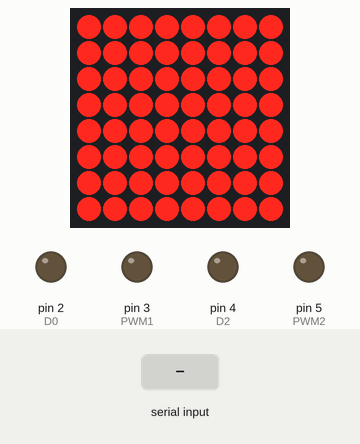
This sketch was run on a simulated Arduino Nano, built with avr-gcc and run on an emulated ATmega328P. Parts: 8×8 LED matrix, output pins drawn as LEDs (lit = HIGH). Inputs (shaded band) come from the test bench. What the sketch prints to the serial monitor is not drawn.

Above: at 0.1 s.
At 2.2 s:
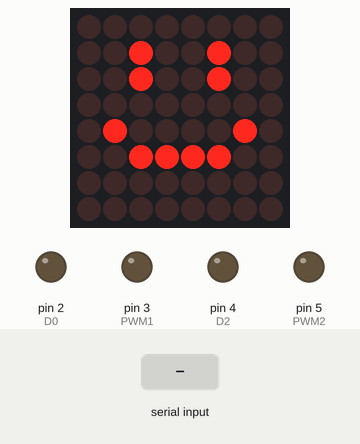
2.3 s: "1,90,45#" received over Serial
Timing chart, 0 to 5.3 s (numbered marks = the images above; inputs shaded):
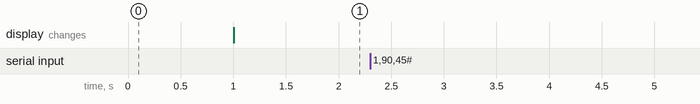

Measured:
- after the input at 2.3 s, every drawn part: stays the same

The sketch:

ControlBTH.ino
```cpp
//----------------------------------
//------------LIBRERIAS-------------ARDUINO NANO TUZOBOT SOCCER
//----------------------------------
#include <MD_MAX72xx.h>
#include <SPI.h>
//----------------------------------
//--------------DEFINE-------------
//----------------------------------
#define frente digitalWrite(D0, LOW);digitalWrite(D2, LOW);
#define atras digitalWrite(D0, HIGH);digitalWrite(D2, HIGH);
#define derecha digitalWrite(D0, LOW);digitalWrite(D2, HIGH);
#define izquierda digitalWrite(D0, HIGH);digitalWrite(D2, LOW);
#define DELAY_ANIMATION 50
//----------------------------------
//--------------PUERTOS-------------
//----------------------------------
const byte D0 = 2;
const byte D2 = 4;

const byte PWM1 = 3;
const byte PWM2 = 5;
//----------------------------------
//----------PANEL LED---------------
//----------------------------------
//GENERIC_HW  PAROLA_HW  DR0CR0RR1_HW
MD_MAX72XX mx = MD_MAX72XX(MD_MAX72XX::GENERIC_HW,11,13, 12, 1);
//----------------------------------
//----------Caracteres---------------
//----------------------------------
const byte smile1[] = {0x00,0x24,0x24,0x00,0x42,0x3C,0x00,0x00};
const byte sad1[] = {0x00,0x24,0x24,0x00,0x3C,0x42,0x00,0x00};

void drawRows( const byte fig[] ){
  for( int i = 0; i < 8; i++ ){
    mx.setRow(0, i, fig[i]);
  }
}

void smile(){
  mx.clear();
  drawRows(smile1);
}

void sad(){
  mx.clear();
  drawRows(sad1);
}

void animateChar(char letter){

  letter++;
  if( letter > 'z' ){
    letter = 'a';
  }

  for( int i = 0; i < 12; i++ ){
    // limpiar la matriz
    mx.clear();
    // dibujar el caracter c empezando en la columna i
    mx.setChar( i, letter );
    // esperar un tiempo
    delay(DELAY_ANIMATION);
  }
}

void setup() {
  // put your setup code here, to run once:
  // open the serial port at 9600 bps:
  Serial.begin(9600);

  pinMode(D0, OUTPUT);
  pinMode(D2, OUTPUT);
  pinMode(PWM1, OUTPUT);
  pinMode(PWM2, OUTPUT);

  digitalWrite(D0, LOW);
  digitalWrite(D2, LOW);

  analogWrite(PWM1, 0); //PWM1 (0-255)
  analogWrite(PWM2, 0); //PWM2 (0-255)

  //PANEL LED
  // inicializar el objeto mx
  mx.begin();
  // poniendo la matriz en modo de prueba
  mx.control(MD_MAX72XX::TEST, true);
  delay(1000);
  // desactivando el modo de prueba
  mx.control(MD_MAX72XX::TEST, false);
  // Establecer intencidad a un valor de 5
  mx.control(MD_MAX72XX::INTENSITY, 5);
  mx.clear();
  smile();
}


void loop() {

  if(Serial.available()>0)
  {
    String value = Serial.readStringUntil('#');

    if(value.length()==7)
      {
        String angle = value.substring(0, 3);
        String strength = value.substring(3, 6);
        String button = value.substring(6, 8);
        int a = angle.toInt();
        int f = (int)(strength.toInt()*2.5);

        bool m1 = false;
        unsigned short v1 = 0;
        bool m2 = false;
        unsigned short v2 = 0;

        Serial.print("angle: ");Serial.print(a);Serial.print('\t');
        Serial.print("strength: ");Serial.print(f);Serial.print('\t');
        Serial.print("button: ");Serial.print(button);Serial.println("");

        Serial.flush();
        value="";

        v1 = f;
        v2 = f;

        if(button == "1")
          sad();
        if(button == "2")
          smile();
        if(button == "3"){
            animateChar('G'-1); //los caracteres esan avanzados 1+
            animateChar('O'-1);
            animateChar('O'-1);
            animateChar('L'-1);
            smile();
          }
        if(button == "4"){
            animateChar('M'-1); //los caracteres esan +1
            animateChar('E'-1);
            animateChar('X'-1);
            animateChar('I'-1);
            animateChar('C'-1);
            animateChar('O'-1);
            smile();
          }


        //MD
        if( (a >= 330) || ( a >= 0 && a < 120 ) )
          //digitalWrite(D2, LOW);
          m2 = false;
        else if ( a >= 120 && a < 210)
          //digitalWrite(D2, HIGH);
          m2 = true;
        else if ( a >= 210 && a < 240)
          //analogWrite(PWM2, 0); //PWM2 (0-255)
          v2=0;
        else if ( a >= 240 && a < 300)
          //digitalWrite(D2, HIGH);
          m2 = true;
        else if ( a >= 300 && a < 330)
          //analogWrite(PWM2, 0); //PWM2 (0-255)
          v2=0;


        //MI
        if( (a >= 330) || ( a >= 0 && a < 30 ) )
          //digitalWrite(D0, LOW);
          m1 = false;
        else if ( a >= 30 && a < 60)
          //analogWrite(PWM1, 0); //PWM2 (0-255)
          v1 = 0;
        else if ( a >= 60 && a < 120)
           //digitalWrite(D0, HIGH);
           m1 = true;
        else if ( a >= 120 && a < 150)
          //analogWrite(PWM1, 0); //PWM2 (0-255)
          v1 = 0;
        else if ( a >= 150 && a < 240)
          //digitalWrite(D0, HIGH);
          m1 = true;
        else if ( a >= 240 && a < 330)
          //digitalWrite(D0, LOW);
          m1 = false;


        digitalWrite(D0, m1);
        digitalWrite(D2, m2);
        analogWrite(PWM1, v1); //PWM2 (0-255)
        analogWrite(PWM2, v2); //PWM2 (0-255)

      }
  }
}
```
